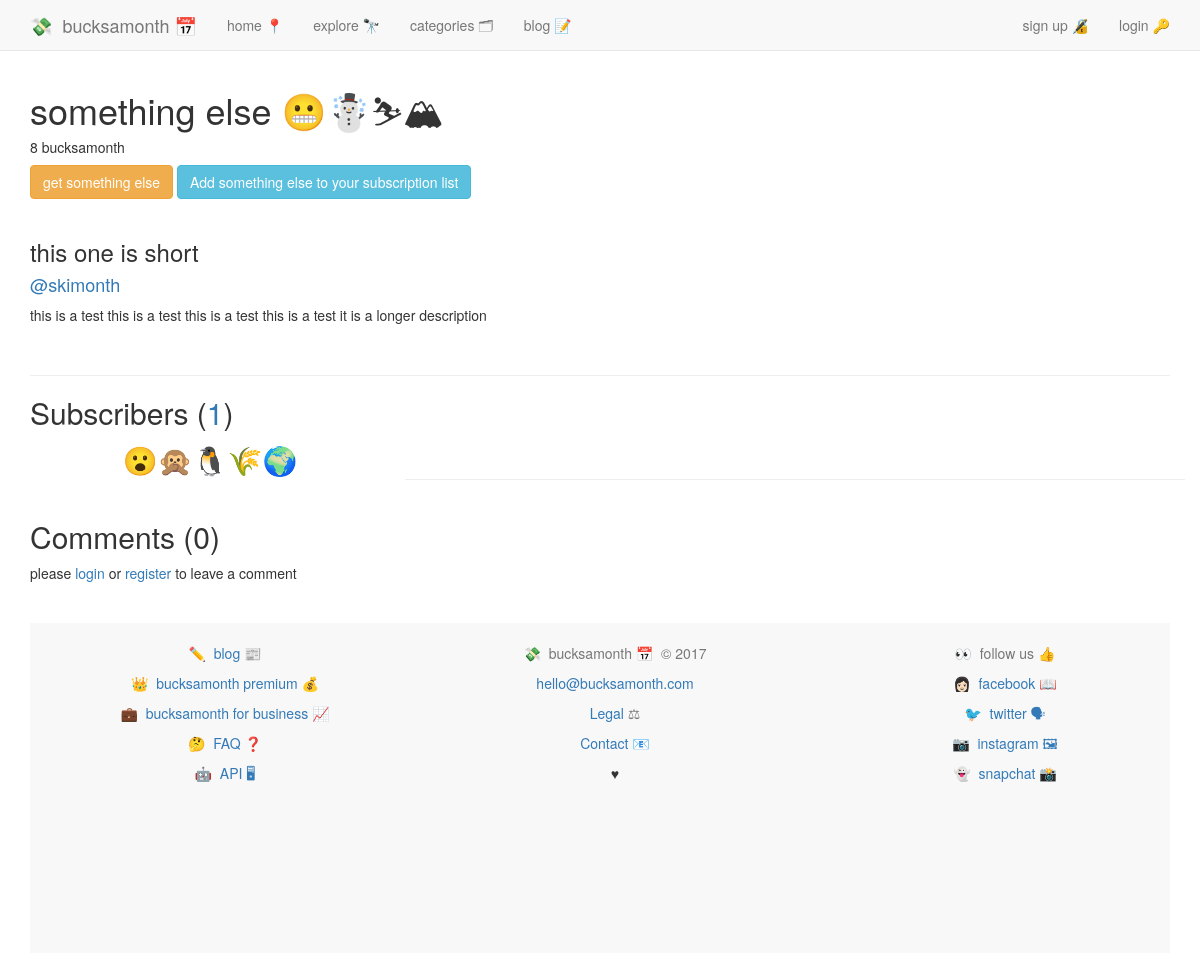
The page /services/something-else/ on the database as committed earlier.
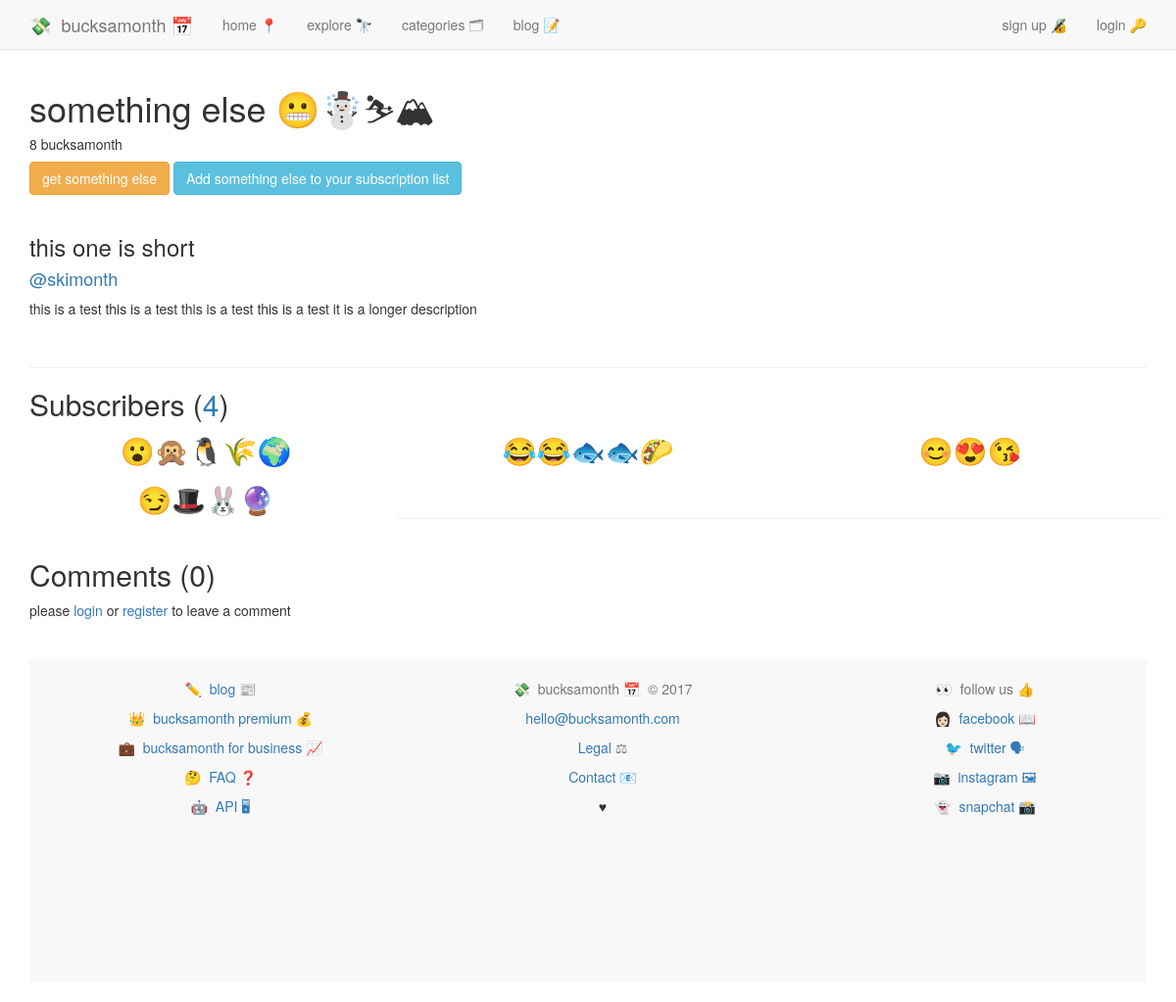
The same page on the database as committed later.
### services/models.py (models this page shows, shortened)
class Subscription(models.Model):
	service 				= models.ForeignKey(Service, on_delete=models.CASCADE, related_name='subscription_service')
	user 					= models.ForeignKey(UserProfile, on_delete=models.CASCADE, related_name="subscribed_user")
	cc_nickname 			= models.CharField(max_length=10)
	bucksamonth 			= models.DecimalField(max_digits=8, decimal_places=2, default=0.00)
	date_created			= models.DateField(default=date.today)
	wishlist				= models.BooleanField(default=False)
	private					= models.BooleanField(default=False)

### accounts/models.py (models this page shows, shortened)
class UserProfile(models.Model):
	user = models.OneToOneField(User)
	description = models.CharField(max_length=100, default='')
	twitter = models.CharField(max_length=100, default='')
	emoji = models.CharField(max_length=10, default='')
	setup = models.BooleanField(default=False)

### services/views.py (the view, shortened to what this page needs)
# urls.py: url(r'^(?P<service_slug>.+)/$', views.service_detail, name='service_detail'),
def service_detail(request, service_slug):
	instance = get_object_or_404(Service, service_slug=service_slug)
	initial_data = {
		'content_type':instance.get_content_type,
		'object_id':instance.id
	}
	form = CommentForm(request.POST or None, initial=initial_data)
	subscribers = Subscription.objects.filter(service=instance)
	subscribers_count = subscribers.distinct().count()
	comments = instance.comments
	context = {
		'instance':instance,
		'form':form,
		'subscribers':subscribers,
		'subscribers_count':subscribers_count,
		'comments':comments,
	}
	if request.user.is_authenticated():
		user_info = Subscription.objects.filter(service=instance, user=request.user.userprofile).first()
		context['user_info'] = user_info
	return render(request, 'services/service_detail.html', context)

### comments/models.py (called while the page is built)
	def filter_by_instance(self, instance):
		content_type = ContentType.objects.get_for_model(instance.__class__)
		obj_id = instance.id
		qs = super(CommentManager, self).filter(content_type=content_type, object_id=obj_id)
		return qs

### services/models.py (called while the page is built)
	@property
	def get_content_type(self):
		instance = self
		content_type = ContentType.objects.get_for_model(instance.__class__)
		return content_type

	@property
	def comments(self):
		instance = self
		qs = Comment.objects.filter_by_instance(instance)
		return qs

### services/templates/services/service_detail.html (shortened to what this page needs)
{% extends 'base.html' %}
{% load crispy_forms_tags %}
{% block content %}
{% include 'nav.html' %}
<div class="container">
<div class="row"><div class="container"><h1>{{ instance.service_name }} {{ instance.emoji }}</h1>
<h5>{{ instance.bucksamonth | floatformat:"0" }} bucksamonth</h5>
<a href="http://{{ instance.url_name }}" class="btn btn-warning">get {{ instance.service_name }}</a> {% if not user_info %}<a class="btn btn-info" href="{% url 'services:add_service_from_detail_view' service_slug=instance.service_slug %}">Add {{ instance.service_name }} to your subscription list</a>{% endif %}
</div>
</div>
<br />
<h3>{{ instance.description_short }}</h3>
<h4><a href="https://twitter.com/{{ instance.twitter }}">{{ instance.twitter }}</a></h4>
<p>{{ instance.description_long }}<p>
<br>
<hr>
<h2>Subscribers (<a href="{% url 'services:service_subscribers' service_slug=instance.service_slug %}">{{ subscribers_count }}</a>)</h2>
{% for subscriber in subscribers %}
{% cycle '<div class="row">' '' ''  %}
<div style="text-align:center;" class="col-md-4">
<p style="font-size:2em;"><a href="{% url 'users:view_profile' username=subscriber.user.user.username %}">{{ subscriber.user.emoji }}<br /></a></p>
</div>
{% cycle '' '' '</div>' %}
{% endfor %}
<br />
<hr>
<div class="col-md-8">
<h2>Comments ({{ instance.comments.count }})</h2>
{% if user.is_authenticated %}
<form method="POST" action="{% url 'services:service_detail' service_slug=instance.service_slug %}">
{% csrf_token %}
{{ form }}
<br />
<button class="btn btn-success" type="submit">add comment</button>
</form>
{% else %}
<span>
please <a href="{% url 'accounts:login' %}">login</a> or <a href="{% url 'accounts:register' %}">register</a> to leave a comment
</span>
{% endif %}
<br /><br />
</div>
</div>
{% endblock %}

Rows that differ between the two databases and show on the page:
added Subscription: user.emoji "😂😂🐟🐟🌮"
added Subscription: user.emoji "😊😍😘"
added Subscription: user.emoji "😏🎩🐰🔮"
Other text that changed with them:
{{ subscribers_count }}: "1" → "4"
